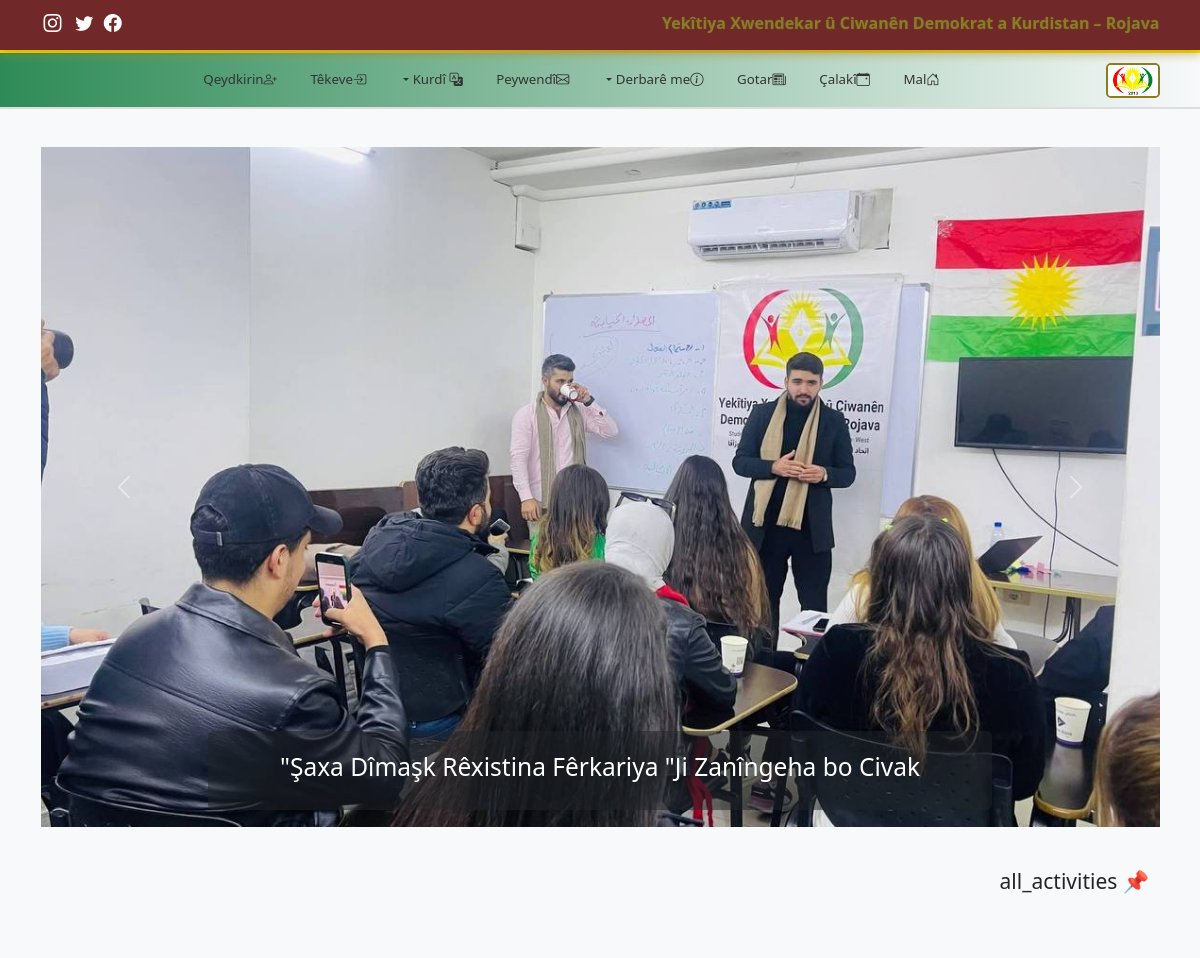
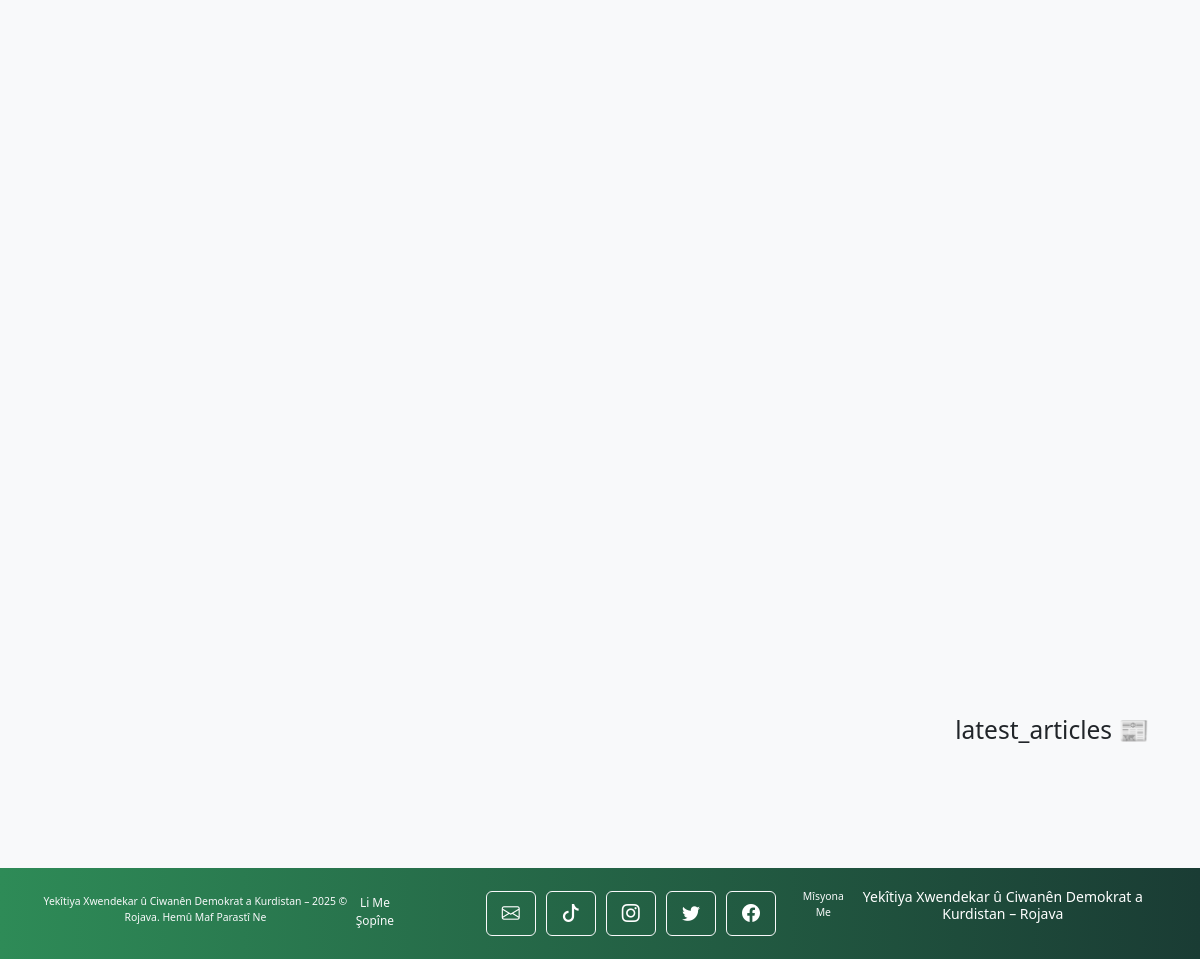
The page /?lang=ku on the database its author committed (2 pictures, top to bottom).
### models.py (models this page shows, shortened)
class Activity(db.Model):
    __tablename__ = 'activity'
    id = db.Column(db.Integer, primary_key=True)
    title_en = db.Column(db.String(255), nullable=False)
    title_ar = db.Column(db.String(255), nullable=False)
    title_ku = db.Column(db.String(255))
    title_de = db.Column(db.String(255))
    description_en = db.Column(db.Text, nullable=False)
    description_ar = db.Column(db.Text, nullable=False)
    description_ku = db.Column(db.Text)
    description_de = db.Column(db.Text)
    category = db.Column(db.String(100))
    images = db.Column(db.Text)
    date_posted = db.Column(
        db.DateTime,
        default=datetime.utcnow
    )

### routes.py (the view)
    @app.route('/')
    def index():
        lang = request.args.get('lang', session.get('lang', 'en'))
        session['lang'] = lang
        return render_template(
            'index.html',
            trans=get_trans(),
            activities=Activity.query.order_by(Activity.date_posted.desc()).limit(5).all(),
            breaking_news=BreakingNews.query.filter_by(is_active=True).order_by(BreakingNews.date_posted.desc()).limit(5).all(),
            latest_articles=Article.query.order_by(Article.date_posted.desc()).limit(3).all(),
            get_by_lang=get_by_lang,
            lang=lang,
            lang_urls=get_lang_urls()
        )

### templates/index.html (shortened to what this page needs)
{% extends "base.html" %}
{% block content %}
<br><br><br><br><br><br>
<div id="homeActivitiesCarousel"
     class="carousel slide"
     data-bs-ride="carousel"
     data-bs-interval="5000"
     data-bs-pause="false">
  <div class="carousel-inner">
    {% for activity in activities[:5] %}
    <div class="carousel-item {% if loop.first %}active{% endif %}">
      {% if activity.images %}
        {% set img = activity.images.split(',')[0] %}
        <img src="{{ url_for('static', filename='images/uploads/' + img) }}"
             class="d-block w-100"
             style="height:85vh; object-fit:cover;">
      {% else %}
        <img src="{{ url_for('static', filename='images/placeholder.jpg') }}"
             class="d-block w-100"
             style="height:85vh; object-fit:cover;">
      {% endif %}
      <div class="carousel-caption d-none d-md-block bg-dark bg-opacity-50 rounded p-4">
        <h3>
          {% if lang == 'ar' %}
            {{ activity.title_ar }}
          {% elif lang == 'ku' %}
            {{ activity.title_ku }}
          {% elif lang == 'de' %}
            {{ activity.title_de }}
          {% else %}
            {{ activity.title_en }}
          {% endif %}
        </h3>
      </div>
    </div>
    {% endfor %}
  </div>
  <button class="carousel-control-prev" type="button"
          data-bs-target="#homeActivitiesCarousel" data-bs-slide="prev">
    <span class="carousel-control-prev-icon"></span>
  </button>
  <button class="carousel-control-next" type="button"
          data-bs-target="#homeActivitiesCarousel" data-bs-slide="next">
    <span class="carousel-control-next-icon"></span>
  </button>
</div>
<main class="container mt-5">
  <h4 class="mb-3">📌 {{ trans['all_activities'] }}</h4>
  <div class="row">
    {% for activity in activities %}
    <div class="col-12 col-sm-6 col-md-4 mb-4">
    </div>
    {% endfor %}
  </div>
  <h3 class="mb-4">📰 {{ trans['latest_articles'] }}</h3>
</main>
{% endblock %}

### static/css/custom.css (style rules this page uses)
:root { --blood-red: #702828; --golden: #b39227; --dark-green: #2E8B57; --light-gold: #8b7c23; --shiny-gold: #bdab48; --gold-gradient: linear-gradient(45deg, #FFD700, #D4AF37, #FFD700); --dark-red: #5e2020; --light-bg: #f8f9fa; }
html, body { height: 100%; margin: 0; font-family: 'Segoe UI', Tahoma, Geneva, Verdana, sans-serif; font-size: 14px; }
body { display: flex; flex-direction: column; background-color: var(--light-bg); overflow-x: hidden; }
main { flex: 1 0 auto; margin-top: 140px; padding-bottom: 20px; width: 100%; }
@media (min-width: 1200px) { .container { max-width: 1140px; } }
html[dir="rtl"] body { direction: rtl; text-align: right; }

### templates/base.html (style rules this page uses)
html[lang="ar"], html[lang="ku"] { font-family: 'Segoe UI', Tahoma, 'Arabic Typesetting', 'Traditional Arabic', sans-serif; }
.fade-in { animation: fadeIn 0.6s ease-in; }

### templates/index.html (style rules this page uses)
.row > [class*="col-"] { display: flex; }

### rows shown on the page
Activity: images (picture), title_ku "Şaxa Dîmaşk Rêxistina Fêrkariya \"Ji Zanîngeha bo Civak\""

### other values the page prints
{{ trans.title }} "Yekîtiya Xwendekar û Ciwanên Demokrat a Kurdistan – Rojava"
{{ trans.home }} "Mal"
{{ trans.activities }} "Çalakî"
{{ trans.articles }} "Gotar"
{{ trans.contact }} "Peywendî"
{{ trans.login }} "Têkeve"
{{ trans.register }} "Qeydkirin"
{{ trans['all_activities'] }} "all_activities"
{{ trans['latest_articles'] }} "latest_articles"
{{ trans.our_mission }} "Mîsyona Me"
{{ trans.follow_us }} "Li Me Şopîne"
{{ trans.all_rights_reserved }} "Hemû Maf Parastî Ne"
